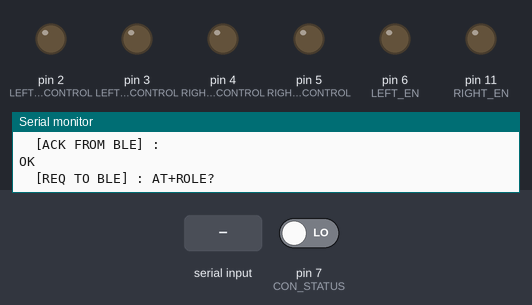
A sketch run on a simulated Arduino Uno, built with avr-gcc and run on an emulated ATmega328P. On the bench: output pins drawn as LEDs (lit = HIGH), the last lines printed to the serial monitor. The inputs (shaded band) are chosen by the test bench; at power-on: pin 7 (CON_STATUS) LOW. The modem accepts every AT command (registered, SIM ready, sends succeed) and sends nothing else.

Above: at 6.3 s.
6.4 s: pin 7 (CON_STATUS) driven HIGH
8.5 s: "1\n" received over the second serial link
At 9.7 s:
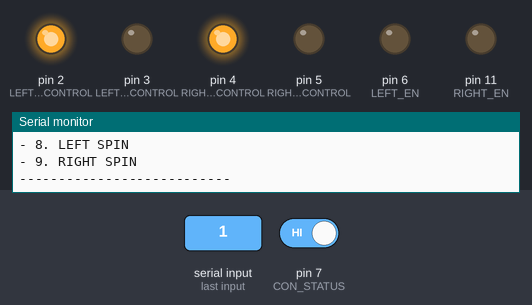
10.0 s: "2\n" received over the second serial link
At 10.8 s:
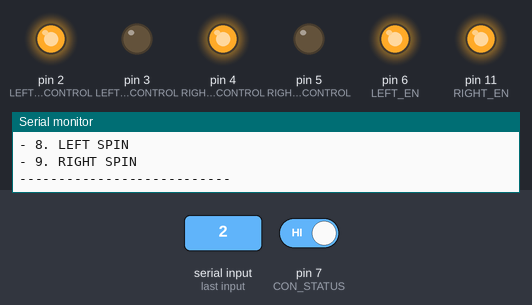
11.5 s: "3\n" received over the second serial link
At 12.0 s:
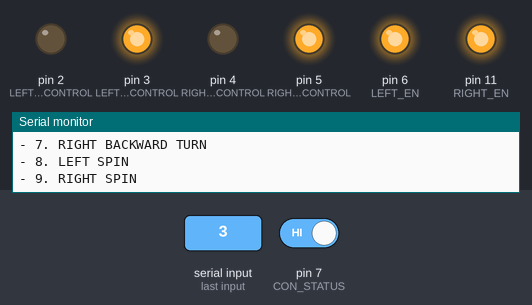
13.0 s: "4\n" received over the second serial link
At 14.2 s:
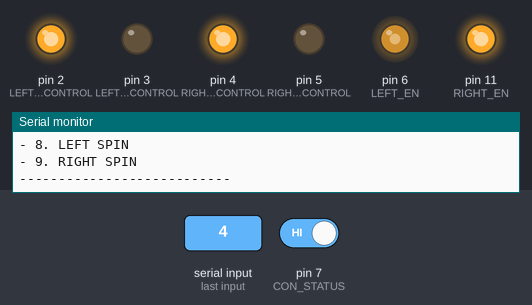
14.5 s: "5\n" received over the second serial link
At 15.5 s:
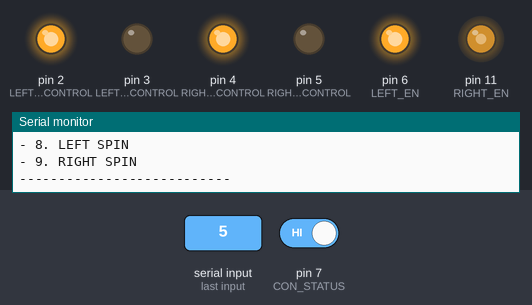
Timing chart, 0 to 17.0 s (numbered marks = the images above; inputs shaded):
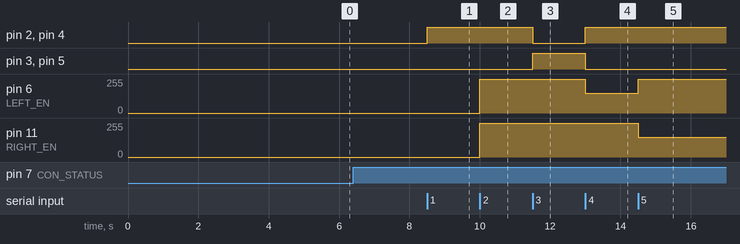

Measured:
- after the input at 8.5 s, pin 2 (LEFT_F_CONTROL), pin 4 (RIGHT_F_CONTROL): LOW → HIGH at once
- after the input at 10.0 s, pin 6 (LEFT_EN), pin 11 (RIGHT_EN): 0/255 → 255/255 at once
- after the input at 11.5 s, pin 2 (LEFT_F_CONTROL), pin 4 (RIGHT_F_CONTROL): HIGH → LOW at once; pin 3 (LEFT_R_CONTROL), pin 5 (RIGHT_R_CONTROL): LOW → HIGH at once
- after the input at 13.0 s, pin 2 (LEFT_F_CONTROL), pin 4 (RIGHT_F_CONTROL): LOW → HIGH at once; pin 3 (LEFT_R_CONTROL), pin 5 (RIGHT_R_CONTROL): HIGH → LOW at once; pin 6 (LEFT_EN): 255/255 → 150/255 at once
- after the input at 14.5 s, pin 6 (LEFT_EN): 150/255 → 255/255 at once; pin 11 (RIGHT_EN): 255/255 → 150/255 at once

The sketch:

TANK_W_BT_SERIAL.ino
```cpp
#include <AltSoftSerial.h>        //  SoftwareSerial 헤더 선언
AltSoftSerial BLESerial;          //  SoftwareSerial Class 상속


//----모터 제어용 상수 및 핀 번호 설정------------
const int LEFT_F_CONTROL=2; // LEFT 모터용 전진용 핀설정
const int LEFT_R_CONTROL=3; // LEFT 모터용 후진용 핀설정
const int LEFT_EN=6;        // LEFT 모터 속도제어용 PWM핀 설정

const int RIGHT_F_CONTROL=4;// RIGHT 모터용 전진용 핀설정
const int RIGHT_R_CONTROL=5;// RIGHT 모터용 후진용 핀설정
const int RIGHT_EN=11;      // RIGHT 모터 속도제어용 PWM핀 설정

const int RUN_STOP=0;       // 각 회전 모터의 전/후진 및 정지 설정값
const int RUN_FORW=1;
const int RUN_BACK=2;

const int FULL_RUN = 255;   // PWM값 설정, 255의 경우 Duty rate가 1 --> 풀가속
const int MIDD_RUN = 150;
const int STOP_RUN = 0;     // PWM값 설정, 0의 경우 Duty rate가 0  --> 모터 멈춤
//---------------------------------


//-------BLE모듈 통신용 문자열 상수 선언--------
const int CON_STATUS=7;                   //BoT-CLE110 모듈의 Connect 핀이 입력되는 아두이노 핀;
char BTINS_BRATE9600[] = "AT+UART=9600";  //BoT-CLE110 모듈에 보레이트 설정값을 변경하는 문자열
char BTREQ_AT[] = "AT";                   //BoT-CLE110 모듈에 "+OK" ACK를 요청하는 문자열
char BTREQ_VER[] = "AT+VER?";             //BoT-CLE110 모듈에 현재 펌웨어 버전을 요청하는 문자열
char BTREQ_INFO[] = "AT+INFO?";           //BoT-CLE110 모듈에 맥어드레스와 Role정보를 요청하는 문자열
char BTREQ_ROLE[] = "AT+ROLE?";           //BoT-CLE110 모듈에 Role 정보를 요청하는 문자열
char BTREQ_TXPWR[] = "AT+TXPWR?";         //Bot-CLE110 모듈에 현재 Tx Power 정보를 요청하는 문자열
char BTREQ_MANUF[] = "AT+MANUF?";         //Bot-CLE110 모듈에 저장된 제조사명을 요청하는 문자열
char BTNOT_CONNECTED[]="+CONNECTED";      //접속되었을시 BoT-CLE110 모듈에서 출력되는 문자열
//---------------------------------


//---------초기 루틴---------------
void setup() {
  //----각 핀의 번호와 입출력을 설정----
  pinMode(CON_STATUS, INPUT);
  pinMode(LEFT_F_CONTROL, OUTPUT);
  pinMode(LEFT_R_CONTROL, OUTPUT);
  pinMode(LEFT_EN, OUTPUT);
  pinMode(RIGHT_F_CONTROL, OUTPUT);
  pinMode(RIGHT_R_CONTROL, OUTPUT);
  pinMode(RIGHT_EN, OUTPUT);
  //------------------------------------

  //--PC와의 통신용 UART 설정 및 초기내용 출력---
  Serial.begin(9600);
  while (!Serial);
  Serial.println("Hello");
  Serial.println("TANK CONTROL SYSTEM");
  //------------------------------------

  BLESerial.begin(9600); //---BLE 모듈과의 통신용 UART 설정
  BLE_SERIAL_WRITE_ECHO(BTINS_BRATE9600); // BoT-CLE110모듈의 보레이트 설정
  BLE_SERIAL_WRITE_ECHO(BTREQ_VER);       //  펌웨어 버전 요청
  BLE_SERIAL_WRITE_ECHO(BTREQ_INFO);      //  맥어드레스 및 Role 정보 요청
  BLE_SERIAL_WRITE_ECHO(BTREQ_ROLE);      //  Role 정보 요청
  BLE_SERIAL_WRITE_ECHO(BTREQ_TXPWR);     //  Tx Power값 요청
  BLE_SERIAL_WRITE_ECHO(BTREQ_MANUF);     //  제조사 요청
  Serial.println("BLE Module Initiantion Completed");
  Serial.println("WAITING Connection");
  while(!(digitalRead(CON_STATUS)));// Bot-CLE110모듈에 HOST가 접속되길 기다림.
  Serial.println("CONNECTED");  //  접속되었을시 접속되었음을 표시
  Serial.write("\n");
}
//---------------------------------


//---------반복 루틴-----------
void loop() {
  // put your main code here, to run repeatedly:


  int input_char; // BLE모듈로부터 수신된 문자를 저장하기 위한 변수 선언

  //-- 메뉴 출력--
  Serial.write("-----TANK Test Program-----\n");
  Serial.write("- 1. NOP\n");
  Serial.write("- 2. RUN FORWARD\n");
  Serial.write("- 3. RUN BACKWARD\n");
  Serial.write("- 4. LEFT FORWARD TURN \n");
  Serial.write("- 5. RIGHT FORWARD TURN \n");
  Serial.write("- 6. LEFT BACKWARD TURN \n");
  Serial.write("- 7. RIGHT BACKWARD TURN \n");
  Serial.write("- 8. LEFT SPIN \n");
  Serial.write("- 9. RIGHT SPIN \n");
  Serial.write("---------------------------\n");
  //---------------

  input_char = BT_SERIAL_INPUT(); //BLE모듈로부터 수신된 문자가 있을때까지 대기하고, 수신된 문자를 저장
  TANK_MOVE_DECODE(input_char); // 수신된 문자를 탱크움직임에 적용하고자 탱크함수에 전달함.
}
//--------------------------------


//---------BLE 모듈 명령전송용 함수-------------
//  - 명령전송은 REQ외에 ACK 신호도 포함되므로 명령을 전송하고
//  - 이에 대한 응답을 수신하여 시리얼로 알려주는 기능을 포함
void BLE_SERIAL_WRITE_ECHO(char tx_msg[])
{
  Serial.write("\t[REQ TO BLE] : ");
  Serial.println(tx_msg); // BLE로 보낼 메세지를 PC에 뿌림.
  BLESerial.println(tx_msg);  //BLE 모듈로 메세지 보냄
  if (tx_msg==BTINS_BRATE9600) // 보레이트 변경 메세지의 경우 최종상태까지 3~5초 가량 걸림
  {
    delay(5000);  //5초 딜레이
  }
  else
  {
    delay(500); // 0.5초 딜레이
  }
  Serial.write("\t[ACK FROM BLE] : ");
  BT_SERIAL_READ();//수신된 문자열 읽어서 PC로 출력함
}
//---------------------------------

//-------BLE로 부터 수신된 문자열 읽기----------------
void BT_SERIAL_READ(void)
{
  char rx_char; // 수신된 문자를 저장할 변수
  while(!(BLESerial.available()==NULL)) // 수신 버퍼에 적재되어있는 문자가 하나도 없을때까지 반복적으로 읽어서 PC에 뿌림
  {
    rx_char = BLESerial.read();
    Serial.write(rx_char);
  }
  Serial.write("\n");
}
//---------------------------------

//----------BLE로 수신된 한 바이트의 문자 읽기--------------
char BT_SERIAL_INPUT(void)
{
  char input_char; // 수신된 문자를 저장할 변수
  while(BLESerial.available()<=0);// 수신 버퍼에 문자열이 하나 들어올때까지 대기
  input_char = BLESerial.read();// 수신 버퍼의 문자를 변수에 저장하고 변수를 리턴
  return input_char;
}
//---------------------------------


//-----입력되는 parameter에 따라 어떠한 명령인지 해석하는 함수---------------
void TANK_MOVE_DECODE(int ptank_move_kind)
{
  // 입력되는 파라메터에 따라 TANK_MOVE함수의 파라메터를 조정하여 전달하고 해당되는 내용을 시리얼로 뿌림
  if (ptank_move_kind=='1')
  {
    TANK_MOVE(RUN_STOP, RUN_STOP, STOP_RUN, STOP_RUN);
    Serial.write("!! TANK STOPPED !!!\n");
  }
  else if (ptank_move_kind=='2')
  {
    TANK_MOVE(RUN_FORW, RUN_FORW, FULL_RUN, FULL_RUN);
    Serial.write("!! TANK RUN FORWARD !!!\n");
  }
  else if (ptank_move_kind=='3')
  {
    TANK_MOVE(RUN_BACK, RUN_BACK, FULL_RUN, FULL_RUN);
    Serial.write("!! TANK RUN BACKWARD !!!\n");
  }
  else if (ptank_move_kind=='4')
  {
    TANK_MOVE(RUN_FORW, RUN_FORW, MIDD_RUN, FULL_RUN);
    Serial.write("!! TANK LEFT FORWARD TURN !!!\n");
  }
  else if (ptank_move_kind=='5')
  {
    TANK_MOVE(RUN_FORW, RUN_FORW, FULL_RUN, MIDD_RUN);
    Serial.write("!! TANK RIGHT FORWARD TURN !!!\n");
  }
  else if (ptank_move_kind=='6')
  {
    TANK_MOVE(RUN_BACK, RUN_BACK, MIDD_RUN, FULL_RUN);
    Serial.write("!! LEFT BACKWARD TURN !!!\n");
  }
  else if (ptank_move_kind=='7')
  {
    TANK_MOVE(RUN_BACK, RUN_BACK, FULL_RUN, MIDD_RUN);
    Serial.write("!! RIGHT BACKWARD TURN !!!\n");
  }
  else if (ptank_move_kind=='8')
  {
    TANK_MOVE(RUN_BACK, RUN_FORW, FULL_RUN, FULL_RUN);
    Serial.write("!! LEFT SPIN !!!\n");
  }
  else if (ptank_move_kind=='9')
  {
    TANK_MOVE(RUN_FORW, RUN_BACK, FULL_RUN, FULL_RUN);
    Serial.write("!! RIGHT SPIN !!!\n");
  }
  else
  {
    Serial.write("!? WHAT YOU WANT TO DO !?!\n");
  }
}
//---------------------------------


//-------실제 탱크의 움직임을 제어하는 함수----------------
// LEFT, RIGHT의 축이 Forward/Backward인지
// LEFT, RIGHT의 회전속도를 나타내는 지표인 PWM값
void TANK_MOVE(int LEFT, int RIGHT, int L_VELO, int R_VELO)
{
  if (LEFT==0 && RIGHT==0)//NOP 좌측 우측 모두 정지
  {
    digitalWrite(LEFT_F_CONTROL, HIGH);//좌측 모터 드라이버에 전진용 신호 전송
    digitalWrite(LEFT_R_CONTROL, LOW);
    digitalWrite(RIGHT_F_CONTROL, HIGH);//우측 모터 드라이버에 전진용 신호 전송
    digitalWrite(RIGHT_R_CONTROL, LOW);
    digitalWrite(LEFT_EN, LOW); // 좌측 모터 EN신호를 0으로 내림 -> 정지
    digitalWrite(RIGHT_EN, LOW);//우측 모터 EN신호를 0으로 내림
  }
  else if (LEFT==1 && RIGHT==1) // 좌측 우측 모두 전진
  {
    digitalWrite(LEFT_F_CONTROL, HIGH);
    digitalWrite(LEFT_R_CONTROL, LOW);
    digitalWrite(RIGHT_F_CONTROL, HIGH);
    digitalWrite(RIGHT_R_CONTROL, LOW);
    analogWrite(LEFT_EN, L_VELO); // 좌측 모터의 EN신호에 L_VELO의 PWM신호 공급
    analogWrite(RIGHT_EN, R_VELO);//우측 좌측 모터의 EN신호에 L_VELO의 PWM신호 공급
  }
  else if (LEFT==2 && RIGHT==2) // 좌측 우측 모두 후진
  {
    digitalWrite(LEFT_F_CONTROL, LOW);//좌측 모터 드라이버에 후진용 신호 전송
    digitalWrite(LEFT_R_CONTROL, HIGH);//좌측 모터 드라이버에 후진용 신호 전송
    digitalWrite(RIGHT_F_CONTROL, LOW);//우측 모터 드라이버에 후진용 신호 전송
    digitalWrite(RIGHT_R_CONTROL, HIGH);//우측 모터 드라이버에 후진용 신호 전송
    analogWrite(LEFT_EN, L_VELO);
    analogWrite(RIGHT_EN, R_VELO);
  }
  else if (LEFT==1 && RIGHT==2) //좌측 전진 우측 후진
  {
    digitalWrite(LEFT_F_CONTROL, HIGH);
    digitalWrite(LEFT_R_CONTROL, LOW);
    digitalWrite(RIGHT_F_CONTROL, LOW);
    digitalWrite(RIGHT_R_CONTROL, HIGH);
    analogWrite(LEFT_EN, L_VELO);
    analogWrite(RIGHT_EN, R_VELO);
  }
  else if (LEFT==2 && RIGHT==1)// 좌측 후진 우측 전진
  {
    digitalWrite(LEFT_F_CONTROL, LOW);
    digitalWrite(LEFT_R_CONTROL, HIGH);
    digitalWrite(RIGHT_F_CONTROL, HIGH);
    digitalWrite(RIGHT_R_CONTROL, LOW);
    analogWrite(LEFT_EN, L_VELO);
    analogWrite(RIGHT_EN, R_VELO);
  }
}
```
